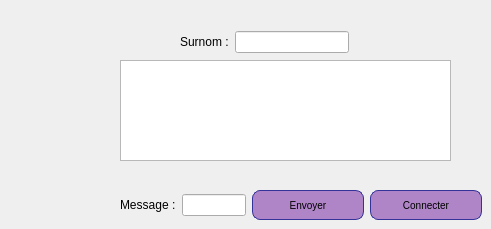
        <widget class="QWidget" name="tab_24">
         <attribute name="title">
          <string>Chat</string>
         </attribute>
         <widget class="QTextEdit" name="textEdit_2">
          <property name="geometry">
           <rect>
            <x>120</x>
            <y>60</y>
            <width>331</width>
            <height>101</height>
           </rect>
          </property>
         </widget>
         <widget class="QWidget" name="layoutWidget">
          <property name="geometry">
           <rect>
            <x>180</x>
            <y>30</y>
            <width>169</width>
            <height>24</height>
           </rect>
          </property>
          <layout class="QHBoxLayout" name="horizontalLayout_4">
           <item>
            <widget class="QLabel" name="label_76">
             <property name="text">
              <string>Surnom :</string>
             </property>
            </widget>
           </item>
           <item>
            <widget class="QLineEdit" name="surnom_2"/>
           </item>
          </layout>
         </widget>
         <widget class="QWidget" name="layoutWidget">
          <property name="geometry">
           <rect>
            <x>120</x>
            <y>190</y>
            <width>362</width>
            <height>30</height>
           </rect>
          </property>
          <layout class="QHBoxLayout" name="horizontalLayout_5">
           <item>
            <widget class="QLabel" name="label_77">
             <property name="text">
              <string>Message :</string>
             </property>
            </widget>
           </item>
           <item>
            <widget class="QLineEdit" name="message_chat_2"/>
           </item>
           <item>
            <widget class="QPushButton" name="envoyer_chat_2">
             <property name="styleSheet">
              <string notr="true">QPushButton {
color: black;
background-color: rgb(175, 133, 200);
border-width: 1px;
border-color: #339;
border-style: solid;
border-radius: 8;
padding: 3px;
font-size: 10px;
padding-left: 5px;
padding-right: 5px;
min-width: 100px;
max-width: 300px;
min-height: 20px;
max-height: 50px;
}
</string>
             </property>
             <property name="text">
              <string>Envoyer</string>
             </property>
            </widget>
           </item>
           <item>
            <widget class="QPushButton" name="connecter_chat_2">
             <property name="styleSheet">
              <string notr="true">QPushButton {
color: black;
background-color: rgb(175, 133, 200);
border-width: 1px;
border-color: #339;
border-style: solid;
border-radius: 8;
padding: 3px;
font-size: 10px;
padding-left: 5px;
padding-right: 5px;
min-width: 100px;
max-width: 300px;
min-height: 20px;
max-height: 50px;
}</string>
             </property>
             <property name="text">
              <string>Connecter</string>
             </property>
            </widget>
           </item>
          </layout>
         </widget>
        </widget>
